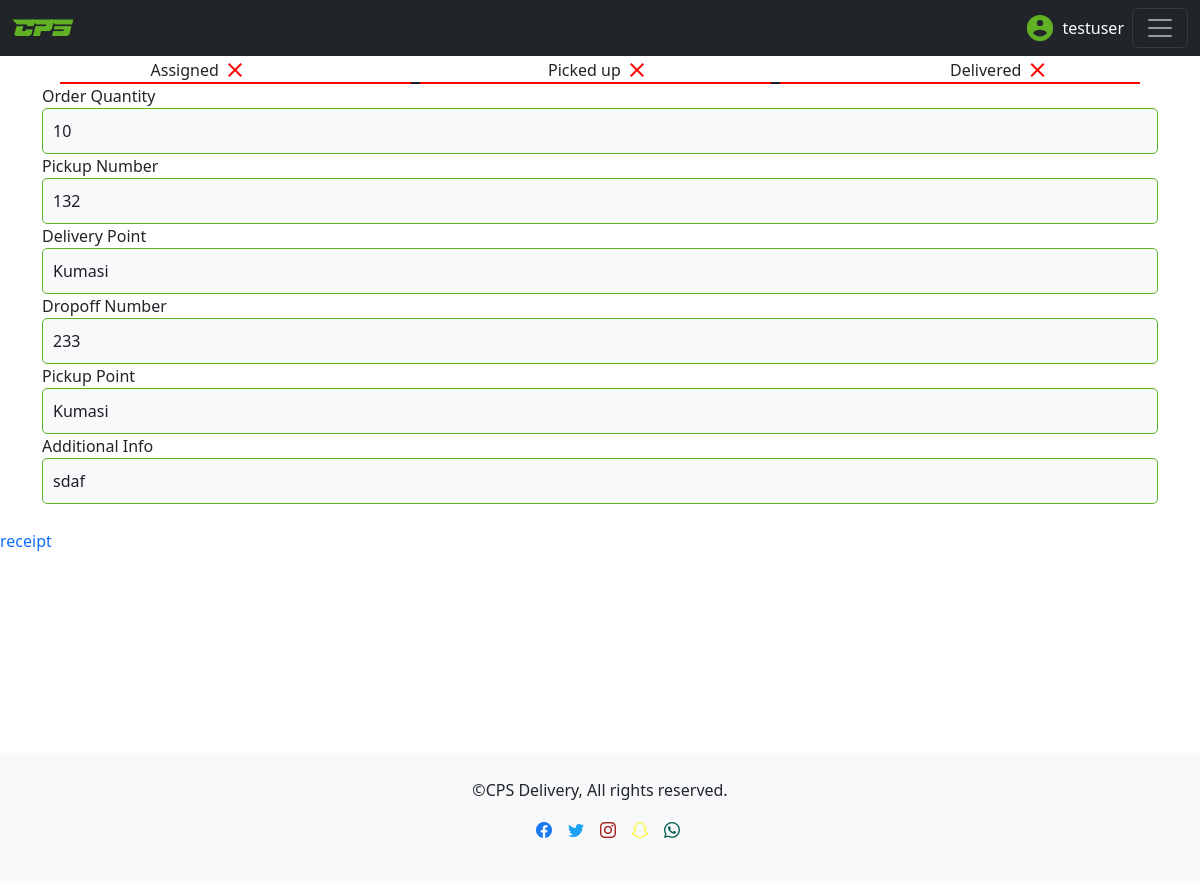
Page /detailsPage/21/ (signed in) on the earlier database version.
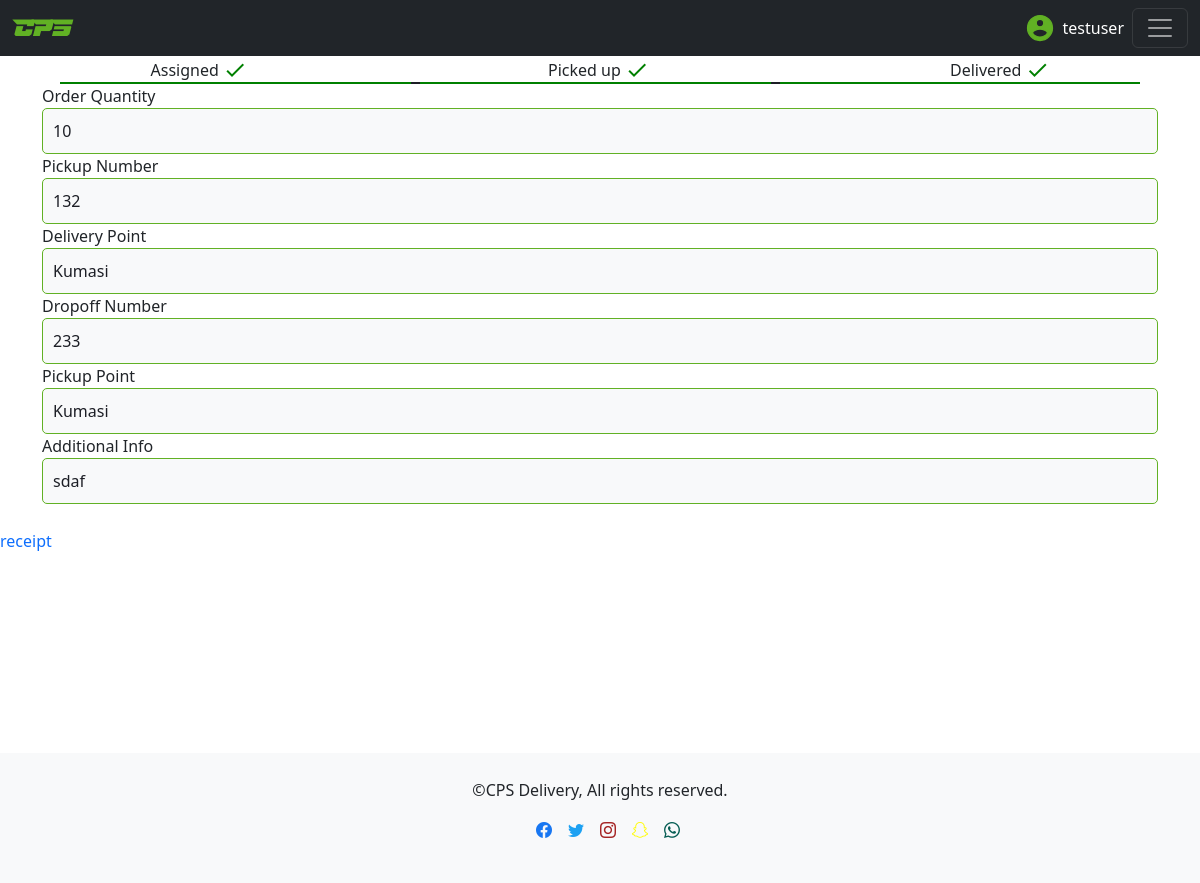
Same page on the later database version.
### delivery/views.py (the view)
# urls.py: path('detailsPage/<int:pk>/',detailsPage.as_view(),name='detailsPage'),
class detailsPage(LoginRequiredMixin,View):
    login_url = '/login/'
    def get(self,request,pk):
        DeliveryRequested = DeliveryRequest.objects.get(pk=pk)
        DeliveryRequestedForm = DeliveryRequestForm(instance=DeliveryRequested)
        context={
            'DeliveryRequested':DeliveryRequested,
            'DeliveryRequestedForm':DeliveryRequestedForm,
        }
        return render(request,'requestDetails.html',context)

### delivery/templates/requestDetails.html (shortened to what the changed rows need)
{% load static %}
{% load crispy_forms_tags %}
<!DOCTYPE html>
<html lang="en">
<head>
    <link rel="stylesheet" href="{% static 'site/css/bootstrap-icons.min.css' %}">
<link href="https://cdn.jsdelivr.net/npm/bootstrap@5.3.3/dist/css/bootstrap.min.css" rel="stylesheet"
>
</head>
<body>
    <body>
        <div class="status">
            <div>
                <span class="set">Assigned</span>
                {% if DeliveryRequested.assigned == False %}
                <span class="material-icons set" style="color: red;">close</span>
                {% else %}
                <span class="material-icons set" style="color: green;">check</span>
                {% endif %}
            </div>
            <div>
                <span class="set">Picked up</span>
                {% if DeliveryRequested.pickedUp == False %}
                <span class="material-icons set" style="color: red;">close</span>
                {% else %}
                <span class="material-icons set" style="color: green;">check</span>
                {% endif %}
            </div>
            <div>
                <span class="set">Delivered</span>
                {% if DeliveryRequested.delivered == False %}
                <span class="material-icons set" style="color: red;">close</span>
                {% else %}
                <span class="material-icons set" style="color: green;">check</span>
                {% endif %}
            </div>
        </div>
        <div style="display: flex; justify-content: center;">
            {% if DeliveryRequested.assigned == False %}
            <div style="width: 30%; height: 2px; background-color: red; border-right: 9px solid #1c1e25;"></div>
            {% else %}
            <div style="width: 30%; height: 2px; background-color: green; border-right: 9px solid #1c1e25;"></div>
            {% endif %}
            {% if DeliveryRequested.pickedUp == False %}
            <div style="width: 30%; height: 2px; background-color: red; border-right: 9px solid #1c1e25;"></div>
            {% else %}
            <div style="width: 30%; height: 2px; background-color: green; border-right: 9px solid #1c1e25;"></div>
            {% endif %}
            {% if DeliveryRequested.delivered == False %}
            <div style="width: 30%; height: 2px; background-color: red;"></div>
            {% else %}
            <div style="width: 30%; height: 2px; background-color: green;"></div>
            {% endif %}
        </div>
    </body>
</body>
</html>

Differences in the rows shown:
changed DeliveryRequest "Kumasi": assigned False → True (drawn); pickedUp False → True (drawn); delivered False → True (drawn)
